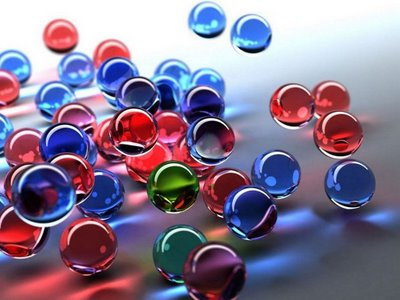
//> input picture DIP/Thersholding/Histogram/test.bmp, 400 x 300 px
$ ./Histogram   (built with g++ and OpenCV 4)
//> lines starting //> are read from the running program, lines starting //| are printed output that depends on the picture; after the words box and inside, x2 and y2 are one past the last pixel; in counts of white or black regions, pixels touching at a corner belong together
#include <opencv2/highgui/highgui.hpp>
#include <iostream>

#include <opencv2/imgproc/imgproc.hpp>
using namespace cv;
using namespace std;
void Histogram(Mat);
Mat Gray(Mat);

int main()
{
  Mat image = imread("C:\\Users\\Manoj\\Desktop\\AnoopDIP\\DIP\\Thersholding\\Histogram\\test.bmp");
//> image is the input picture: 300 rows x 400 cols, CV_8UC3; mean B, G, R 144.6, 120.1, 134.2
if (image.empty()) {
    cout << "Cannot open image!" << endl;
    return 1;
  }
Mat grayimage=Gray(image);
//> after the loop in Gray, `for(int i=0;i<height;i++)`:
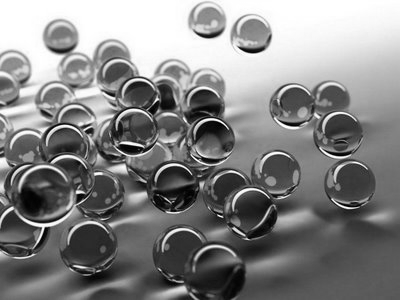
//> imgR: 300 rows x 400 cols, CV_8UC1; min 0, max 255, mean 132.7
//> after the loop in Gray, `for(int i=0;i<height;i++)`: n = 0; m = 300
Histogram(grayimage);

}
void Histogram(Mat img){
    int mx=0;
   int height=img.rows;
//> height = 300
   int width=img.cols;
//> width = 400
   int cnt[256]={0};

   for(int i=0;i<height;i++){
    for(int j=0;j<width;j++){

        cnt[img.at<uchar>(i,j)]++;
        if(cnt[img.at<uchar>(i,j)]>mx){
            mx=cnt[img.at<uchar>(i,j)];}
    }
   }
//> this loop made 300 passes
//> mx on passes 1 to 3: 274, 554, 865
//> after the loop, cnt = 256 values, max 7266 at index 255, min 14 at index 0, mean 468.8; mx = 7266
   Mat histrogramImg(mx,256,CV_8UC1,Scalar(255));
//> histrogramImg: 7266 rows x 256 cols, CV_8UC1; every value is 255
  for(int i=0;i<256;i++){
    for(int j=cnt[i];j>=0;j--){
        histrogramImg.at<uchar>(j,i)=0;
    }
  }
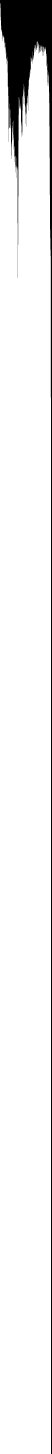
//> histrogramImg: 7266 rows x 256 cols, CV_8UC1 (shown at 1/5 size); 93.5% white; 1 black region, box (x1, y1, x2, y2) and area: (0, 0, 256, 7266) 120255


imwrite("C:\\Users\\Manoj\\Desktop\\AnoopDIP\\DIP\\Thersholding\\Histogram\\resultMedian.bmp",histrogramImg);
namedWindow( "Show Median", CV_WINDOW_AUTOSIZE );
imshow("Show Median",histrogramImg);
waitKey(0);
}


Mat Gray(Mat img1){
int height=img1.rows;
int width=img1.cols;
Mat imgR(height,width,CV_8UC1,Scalar(255));
int m,n;
m=n=0;
for(int i=0;i<height;i++){
    for(int j=0;j<width;j++){
            Vec3b intensity = img1.at<Vec3b>(i, j);
    int blue = intensity.val[0];
int green = intensity.val[1];
int red = intensity.val[2];

       imgR.at<uchar>(m, n++)=(red+green+blue)/3;
    }
    m++;
    n=0;
 }
 imwrite("C:/Users/Manoj/Desktop/AnoopDIP/DIP/Thersholding/SibleBW.jpg",imgR);
return imgR;
}
